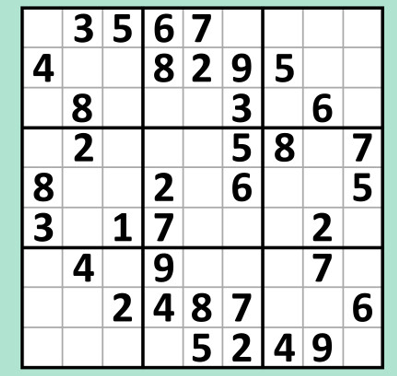
#> input picture sudoku.png, 397 x 376 px
$ python main.py
#> lines starting #> are read from the running program, lines starting #| are printed output that depends on the picture; after the words box and inside, x2 and y2 are one past the last pixel; in counts of white or black regions, pixels touching at a corner belong together
import cv2
import numpy as np
import pytesseract

def preprocess_image(image_path):
    image = cv2.imread(image_path)
    if image is None:
        raise ValueError("Image not found or path is incorrect.")

    gray = cv2.cvtColor(image, cv2.COLOR_BGR2GRAY)
    blurred = cv2.GaussianBlur(gray, (5, 5), 0)

    # Improve contrast
    contrast = cv2.normalize(blurred, None, 0, 255, cv2.NORM_MINMAX)
    _, thresh = cv2.threshold(contrast, 0, 255, cv2.THRESH_BINARY_INV + cv2.THRESH_OTSU)

    # Morphological operations
    kernel = np.ones((5, 5), np.uint8)
    morph = cv2.morphologyEx(thresh, cv2.MORPH_CLOSE, kernel)

    return morph

def find_sudoku_contour(image):
    contours, _ = cv2.findContours(image, cv2.RETR_EXTERNAL, cv2.CHAIN_APPROX_SIMPLE)
    contours = sorted(contours, key=cv2.contourArea, reverse=True)

    for cnt in contours:
        epsilon = 0.02 * cv2.arcLength(cnt, True)
        approx = cv2.approxPolyDP(cnt, epsilon, True)

        if len(approx) == 4:  # We expect a quadrilateral
            return approx

    return None

def reorder_points(points):
    points = points.reshape(4, 2)
    new_points = np.zeros((4, 2), dtype='float32')

    s = points.sum(axis=1)
    new_points[0] = points[np.argmin(s)]  # Top-left
    new_points[2] = points[np.argmax(s)]  # Bottom-right
    diff = np.diff(points, axis=1)
    new_points[1] = points[np.argmin(diff)]  # Top-right
    new_points[3] = points[np.argmax(diff)]  # Bottom-left

    return new_points

def warp_sudoku(image, contour):
    points = contour.reshape(4, 2)
    points = reorder_points(points)

    width, height = 450, 450
    dst = np.array([[0, 0], [width, 0], [width, height], [0, height]], dtype='float32')

    matrix = cv2.getPerspectiveTransform(points.astype('float32'), dst)
    warped = cv2.warpPerspective(image, matrix, (width, height))

    return warped

def extract_digits(warped):
    cells = np.vsplit(warped, 9)
    digits = []

    for i, cell in enumerate(cells):
        cell = np.hsplit(cell, 9)
        for j, c in enumerate(cell):
            cell_gray = cv2.cvtColor(c, cv2.COLOR_BGR2GRAY)

            # Crop the cell slightly smaller
            h, w = cell_gray.shape
            cropped_cell = cell_gray[int(h*0.1):int(h*0.9), int(w*0.1):int(w*0.9)]

            # Apply adaptive thresholding
            cell_thresh = cv2.adaptiveThreshold(cropped_cell, 255, cv2.ADAPTIVE_THRESH_GAUSSIAN_C,
                                                cv2.ADAPTIVE_THRESH_MEAN_C, 11, 2)

            # Morphological operations
            kernel = np.ones((3, 3), np.uint8)
            cell_thresh = cv2.morphologyEx(cell_thresh, cv2.MORPH_CLOSE, kernel)

            # Tesseract with different psm modes
            digit = pytesseract.image_to_string(cell_thresh, config='--psm 6 outputbase digits')

            if len(digit.strip()) == 1 and digit.strip().isdigit():
                digits.append(int(digit.strip()))
            else:
                digits.append(0)

    return digits

# [57 lines left out: functions can_place, sudoku, draw_solution, not called in this run]

def main(image_path):
    edges = preprocess_image(image_path)
#> in preprocess_image, image is the input picture: shape (376, 397, 3); mean B, G, R 211.2, 213.4, 207.5
#> in preprocess_image, `gray = cv2.cvtColor(image, cv2.COLOR_BGR2GRAY)`:
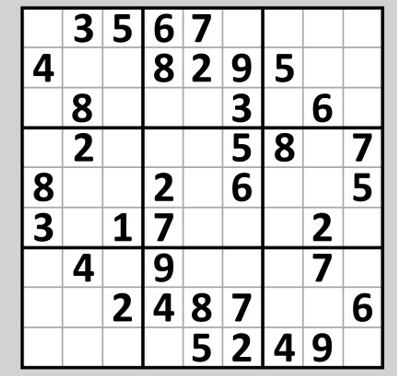
#> gray: shape (376, 397); min 0, max 255, mean 211.4
#> in preprocess_image, `blurred = cv2.GaussianBlur(gray, (5, 5), 0)`:
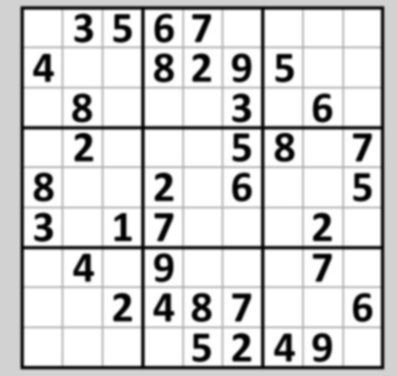
#> blurred: shape (376, 397); min 0, max 255, mean 211.4
#> in preprocess_image, `_, thresh = cv2.threshold(contrast, 0, 255, cv2.THRESH_BINARY_INV + cv..`:
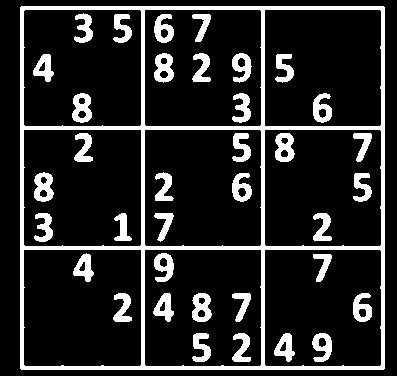
#> thresh: shape (376, 397); 15.6% white; 37 white regions, largest, box (x1, y1, x2, y2) and area: (20, 6, 385, 370) 11487, (34, 172, 54, 202) 404, (275, 133, 295, 162) 400
#> in preprocess_image, `morph = cv2.morphologyEx(thresh, cv2.MORPH_CLOSE, kernel)`:
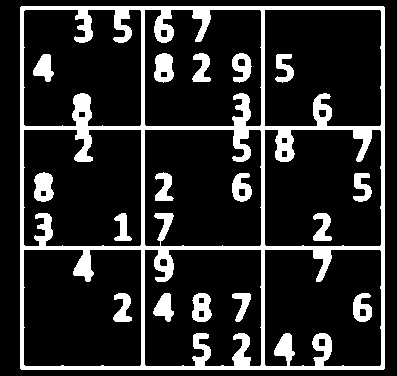
#> morph: shape (376, 397); 16.6% white; 17 white regions, largest, box (x1, y1, x2, y2) and area: (20, 6, 385, 370) 19133, (34, 172, 54, 202) 456, (154, 53, 174, 83) 452

    contour = find_sudoku_contour(edges)
#> in find_sudoku_contour, `contours, _ = cv2.findContours(image, cv2.RETR_EXTERNAL, cv2.CHAIN_APP..`: contours = 1 item
#> the loop in find_sudoku_contour, `for cnt in contours:` made 1 pass
#> (epsilon, approx) on pass 1: (29.03, [[21, 6], [20, 368], [383, 369], [384, 7]])
#> contour = [[21, 6], [20, 368], [383, 369], [384, 7]]
    if contour is None:
        raise ValueError("Sudoku grid not found.")

    original_image = cv2.imread(image_path)
    warped = warp_sudoku(original_image, contour)
#> in reorder_points, `s = points.sum(axis=1)`: s = [27, 388, 752, 391]
#> in reorder_points, `diff = np.diff(points, axis=1)`: diff = [-15, 348, -14, -377]
#> in warp_sudoku, `points = reorder_points(points)`: points = [[21, 6], [384, 7], [383, 369], [20, 368]]
#> in warp_sudoku, `matrix = cv2.getPerspectiveTransform(points.astype('float32'), dst)`: matrix = [[1.24, 0.00342, -26.05], [-0.00342, 1.24, -7.39], [-1.02e-19, -3.49e-19, 1]]
#> in warp_sudoku, `warped = cv2.warpPerspective(image, matrix, (width, height))`:
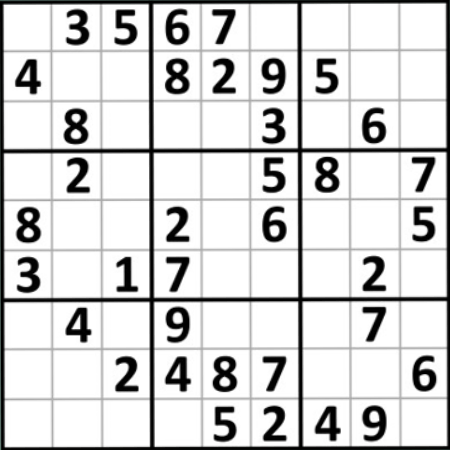
#> warped: shape (450, 450, 3); mean B, G, R 212.7, 212.8, 212.7

    digits = extract_digits(warped)
#> in extract_digits, `cells = np.vsplit(warped, 9)`: cells = 9 items
#> the loop in extract_digits, `for i, cell in enumerate(cells):` made 1 pass
#> after the loop in extract_digits, `for i, cell in enumerate(cells):`:
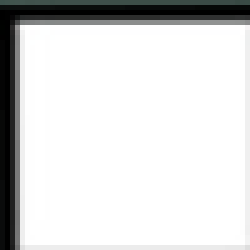
#> c: shape (50, 50, 3) (shown 5 times larger); mean of channels 0, 1, 2 218.3, 218.4, 218; drawn as B, G, R
#> after the loop in extract_digits, `for i, cell in enumerate(cells):`: cell_thresh: shape (40, 40); every value is 255
#> after the loop in extract_digits, `for i, cell in enumerate(cells):`: digits = []

    board = np.array(digits).reshape(9, 9)
    cat = np.copy(board)
    print('\n', '-' * 15, "Extracted Sudoku Board", '-' * 15, '\n')
    for row in board:
        print(" ".join(str(num) if num != 0 else '.' for num in row))  # Use '.' for empty cells

    # Solve the Sudoku puzzle
    print('\n', '-' * 15, "Solved Sudoku Board", '-' * 15, '\n')
    if not sudoku(board, 9, 0, 0):
        print('-' * 15, "No solution exists", '-' * 15)
    else:
        # Draw the solution on the warped image
        solution_image = draw_solution(warped.copy(), cat, board)

        # Add padding to the solved image
        padding = 20  # Adjust padding as needed
        solved_image_resized = cv2.copyMakeBorder(solution_image, padding, padding, padding, padding, cv2.BORDER_CONSTANT, value=(255, 255, 255))

        # Resize the original image to match the size of the solved image
        original_shape = original_image.shape[:2]
        original_resized = cv2.resize(original_image, (solved_image_resized.shape[1], solved_image_resized.shape[0]))

        # Concatenate the original and solved images
        combined_image = np.hstack((original_resized, solved_image_resized))

        # Display the combined image
        cv2.imshow("Original and Solved Sudoku", combined_image)
        cv2.waitKey(0)
        cv2.destroyAllWindows()

if __name__ == "__main__":
    main('sudoku.png')  # Use your image path here
#> (the call stopped at in extract_digits, `digit = pytesseract.image_to_string(cell_thresh, config='--psm 6 outpu..`: pytesseract is not available in this run)
